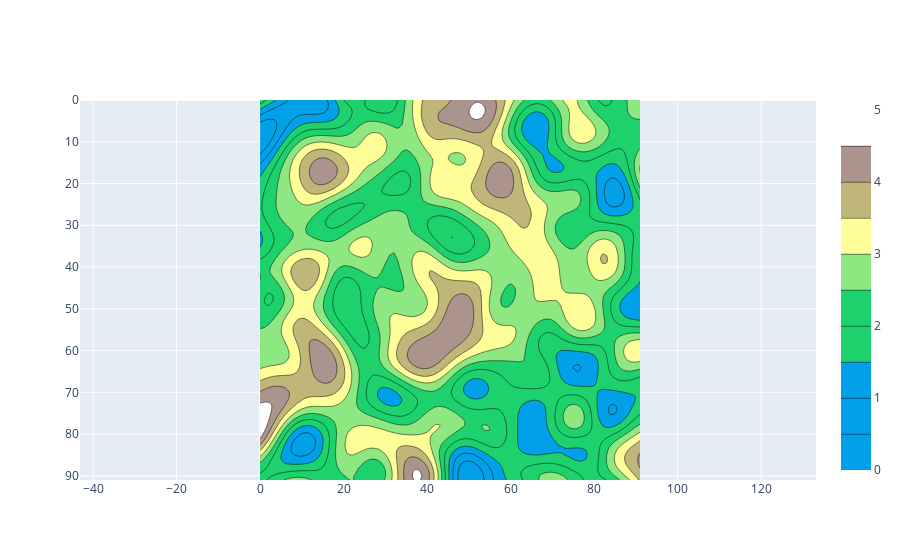

The notebook cell saved with this chart:
### Code cell
def rndmtx():
    """Generate random 2d-array as a digital elevation model."""

    nx = 120
    ny = 120
    dem1 = np.random.rand(nx, ny)
    # Save array to csv file befor Gaussian filter.
    # Comment the next two lines if reading from the csv file.
    #dafr = pd.DataFrame(dem1)
    #dafr.to_csv('G_dem1.csv', header=False, index=False)

    # Uncomment the next two lines to read from csv file.
    dafr = pd.read_csv('G_dem1.csv', header=None)
    dem1 = dafr.values

    # Apply the first Gaussian filter.
    sizex = 7  # The less sizex and sizey the more highlands.
    sizey = 7  # The more sizex and sizey the more water.
    x, y = np.mgrid[-sizex:sizex+1, -sizey:sizey+1]
    scale = 0.33  # The more scale the bigger the difference in elevation.
    g = np.exp(-scale*(x**2/sizex+y**2/sizey))
    filter1 = g/g.sum()  # Normalise the Gaussian function.

    dem_smooth = signal.convolve(dem1, filter1, mode='valid')
    # Rescale so it lies between 0 and 1.
    dem_smooth = 5*((dem_smooth - dem_smooth.min())
                  / (dem_smooth.max() - dem_smooth.min()))

    # Apply the second Gaussian filter to make the boundaries smoother.
    sizex = 7
    sizey = 7
    x, y = np.mgrid[-sizex:sizex+1, -sizey:sizey+1]
    g = np.exp(-0.33*(x**2/sizex+y**2/sizey))
    filter2 = g/g.sum()

    dem_smooth1 = signal.convolve(dem_smooth, filter2, mode='valid')
    dem_smooth1 = 5*((dem_smooth1 - dem_smooth1.min())
                   / (dem_smooth1.max() - dem_smooth1.min()))

    return dem_smooth1

# Get the raw random array of the digital elevation model
#   and assign it to the variable.
contour_xy = rndmtx()

# Save the array into CSV file in the working directory.
df = pd.DataFrame(contour_xy)
df.to_csv('last_data.csv', header=False, index=False)

#Option 1 for plotting (plotly)
data = [
    go.Contour(
        z=contour_xy,
        colorscale=[
            [0, 'rgb(0, 161, 233)'], [0.28, 'rgb(0, 161, 233)'],
            [0.28, 'rgb(29, 210, 108)'], [0.50, 'rgb(29, 210, 108)'],
            [0.50, 'rgb(141, 232, 130)'], [0.65, 'rgb(141, 232, 130)'],
            [0.65, 'rgb(254, 254, 152)'], [0.75, 'rgb(254, 254, 152)'],
            [0.75, 'rgb(192, 182, 122)'], [0.82, 'rgb(192, 182, 122)'],
            [0.82, 'rgb(142, 110, 92)'], [0.88, 'rgb(142, 110, 92)'],
            [0.88, 'rgb(171, 147, 142)'], [0.93, 'rgb(171, 147, 142)'],
            [0.93, 'rgb(227, 219, 217)'], [0.97, 'rgb(227, 219, 217)'],
            [0.97, 'rgb(255, 255, 255)'], [1, 'rgb(255, 255, 255)']
        ],
    ),
]

layout = go.Layout(yaxis=dict(
    autorange='reversed')) 

figure = go.Figure(data=data, layout=layout)
figure.update_yaxes(
    scaleanchor = "x",
    scaleratio = 1,
  )
figure.update_xaxes(
    range=[0,90],  # sets the range of xaxis
)
figure.show()
plotly.offline.plot(figure, filename='dem.html')

# Option 2 for plotting (matplotlib)
ny,nx = np.shape(contour_xy)
grid_imag = np.zeros((ny+2,nx+2))
grid_imag[1:-1,1:-1] = contour_xy

xs = np.arange(deltax/2,nx*deltax,deltax)
ys = np.arange(deltay/2,ny*deltay,deltay)

# Randen op zeeniveau (hoogte 0) om eiland te simuleren
grid_imag[:,0] = 0 
grid_imag[:,-1] = 0
grid_imag[0,:] = 0
grid_imag[-1,:] = 0

plt.figure(figsize= (12,8))
plt.contourf(np.flipud(contour_xy),  extent= [np.min(xs)-deltax/2, np.max(xs)+deltax/2, 
    np.min(ys)-deltay/2,np.max(ys)+deltay/2])
plt.colorbar()
plt.xlabel('x [m]')
plt.ylabel('y [m]')
plt.savefig('DEM_scenario3.pdf')
plt.show()

### Figure 1 — Plotly figure (JSON) as saved in the notebook; plotly's stock layout.template omitted (floating-point values rounded to 4 significant figures; data arrays with more than 128 entries replaced by an {"elided": "..."} marker saying what was removed)
{"data": [{"colorscale": [[0, "rgb(0, 161, 233)"], [0.28, "rgb(0, 161, 233)"], [0.28, "rgb(29, 210, 108)"], [0.5, "rgb(29, 210, 108)"], [0.5, "rgb(141, 232, 130)"], [0.65, "rgb(141, 232, 130)"], [0.65, "rgb(254, 254, 152)"], [0.75, "rgb(254, 254, 152)"], [0.75, "rgb(192, 182, 122)"], [0.82, "rgb(192, 182, 122)"], [0.82, "rgb(142, 110, 92)"], [0.88, "rgb(142, 110, 92)"], [0.88, "rgb(171, 147, 142)"], [0.93, "rgb(171, 147, 142)"], [0.93, "rgb(227, 219, 217)"], [0.97, "rgb(227, 219, 217)"], [0.97, "rgb(255, 255, 255)"], [1, "rgb(255, 255, 255)"]], "type": "contour", "z": {"elided": "92x92 float values"}}], "layout": {"xaxis": {"range": [0, 90]}, "yaxis": {"autorange": "reversed", "scaleanchor": "x", "scaleratio": 1}}}
